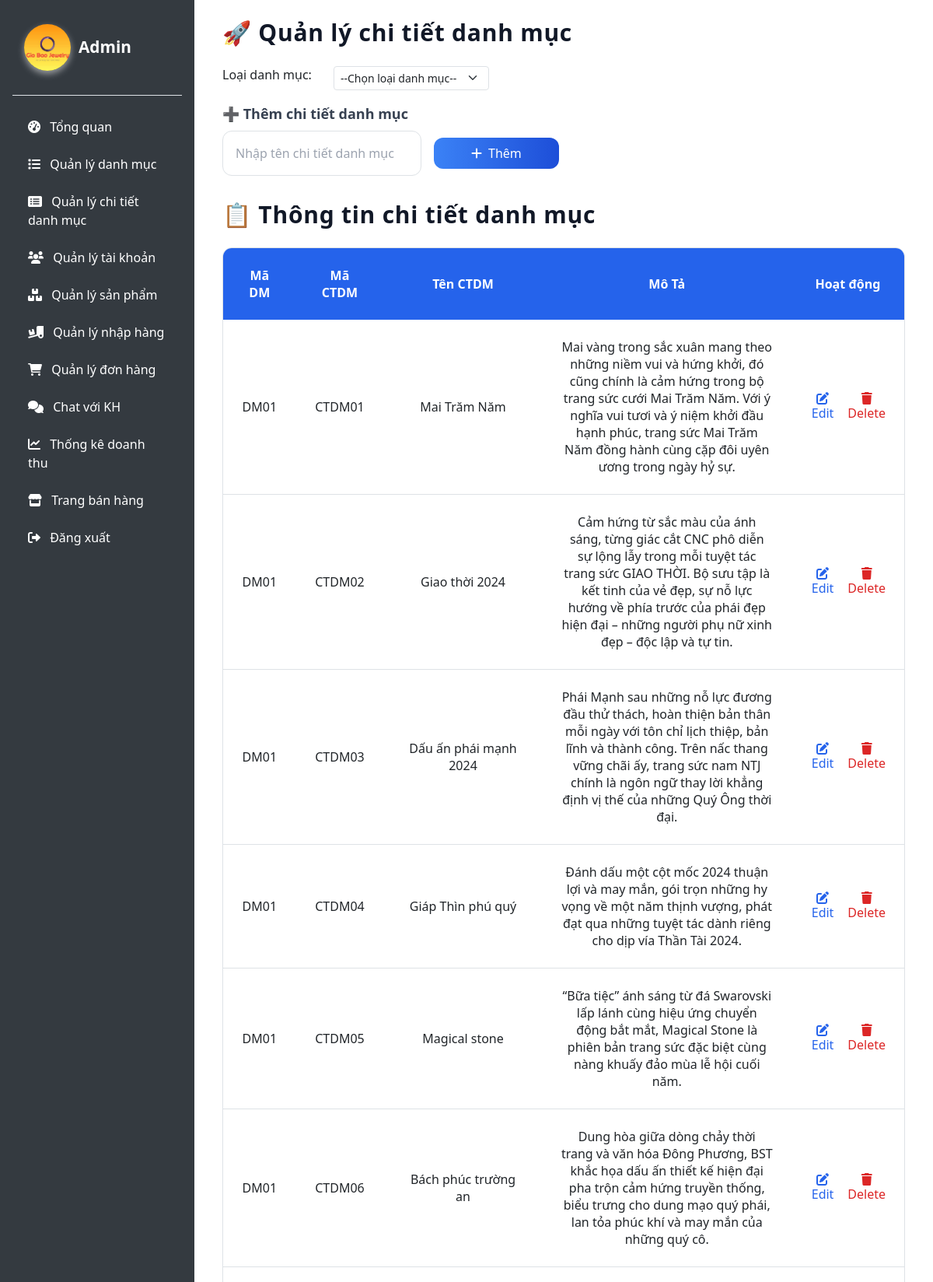
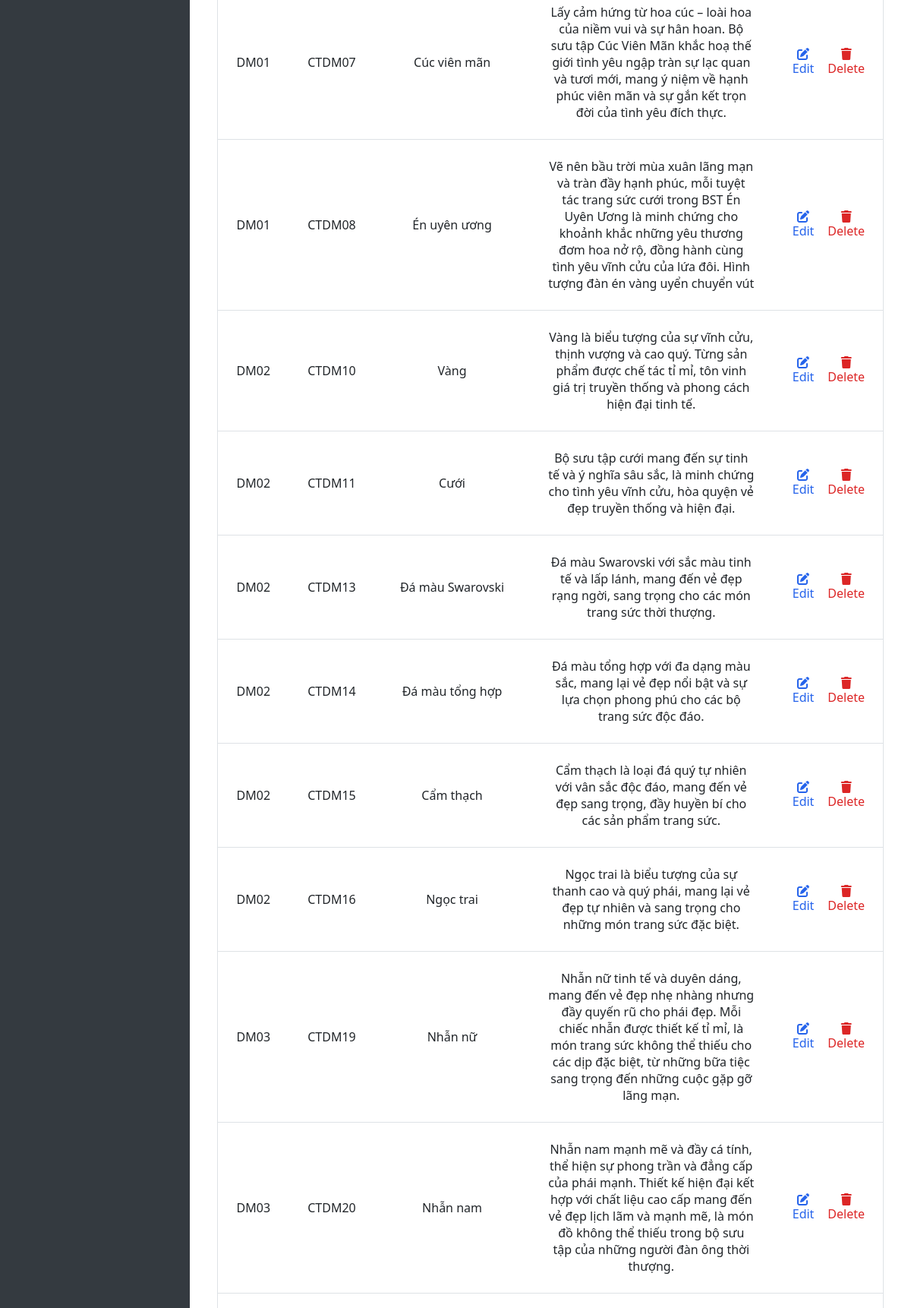
Screenshot of /admin/chitietdanhmuc.php (upper part) with the database file from the repository (2 pictures, top to bottom).
### tables this page shows
CREATE TABLE `chitietdanhmuc` (
  `MaCTDM` varchar(255) NOT NULL,
  `TenCTDM` varchar(255) NOT NULL,
  `MaDM` varchar(255) DEFAULT NULL,
  `MoTa` varchar(255) DEFAULT NULL
);

### admin/chitietdanhmuc.php (the view, shortened to what this page needs)
<?php
include dirname(__DIR__) . '/database/connect.php';
$sql_chitietdanhmuc = "SELECT MaDM, MaCTDM, TenCTDM, MoTa FROM chitietdanhmuc";
$result_chitietdanhmuc = $conn->query($sql_chitietdanhmuc);
?>
<html lang="vi">
<head>
    <link href="https://cdn.jsdelivr.net/npm/bootstrap@5.3.0/dist/css/bootstrap.min.css" rel="stylesheet">
    <link href="https://cdnjs.cloudflare.com/ajax/libs/font-awesome/6.0.0/css/all.min.css" rel="stylesheet">
    <script src="https://cdn.tailwindcss.com"></script>
    <link rel="stylesheet" href="../assets/quanlynhaphang.css">
    <link rel="stylesheet" href="../assets/admins.css">
</head>
<body>
    <div class="d-flex">
        <div class="sidebar d-flex flex-column p-3">
            <div class="d-flex align-items-center border-bottom pb-3 mb-3">
                <div class="admin-info">
                <img src="../images/logo.jpg" alt="Admin">
                    <span>Admin</span>
                </div>
            </div>
            <a href="admin.php"><i class="fas fa-tachometer-alt me-2"></i> Tổng quan</a>
            <a href="quanlydanhmuc.php"><i class="fas fa-list me-2"></i> Quản lý danh mục</a>
            <a href="chitietdanhmuc.php"><i class="fas fa-list-alt me-2"></i> Quản lý chi tiết danh mục</a>
            <a href="quanlytaikhoan.php"><i class="fas fa-users me-2"></i> Quản lý tài khoản</a>
            <a href="quanlysanpham.php"><i class="fas fa-boxes me-2"></i> Quản lý sản phẩm</a>
            <a href="quanlynhaphang.php"><i class="fas fa-truck-loading me-2"></i> Quản lý nhập hàng</a>
            <a href="quanlydonhang.php"><i class="fas fa-shopping-cart me-2"></i> Quản lý đơn hàng</a>
            <a href="quanlychat.php"><i class="fas fa-comments me-2"></i> Chat với KH</a>
            <a href="doanhthu.php"><i class="fas fa-chart-line me-2"></i> Thống kê doanh thu</a>
            <a href="../actions/logout.php"><i class="fas fa-store me-2"></i> Trang bán hàng</a>
            <a href="../views/login.php"><i class="fas fa-sign-out-alt me-2"></i> Đăng xuất</a>
        </div>
        <div class="p-4 bg-white main-content">
        <main class="container ">
                <section class="mb-8">
                    <h2 class="text-3xl font-extrabold mb-4 text-gray-900 tracking-wide">🚀 Quản lý chi tiết danh mục</h2>
                    <div class="d-flex align-items-center mb-3">
                        <label for="loai-danhmuc" class="form-label me-2">Loại danh mục:</label>
                        <select id="loai-danhmuc" name="loai-danhmuc" class="form-select form-select-sm" style="max-width: 200px; margin-left: 20px;">
                            <option value="">--Chọn loại danh mục--</option>
                        </select>
                    </div>
                    <h2 class="text-lg font-semibold mb-2 text-gray-700">➕ Thêm chi tiết danh mục</h2>
                    <form id="categoryForm" class="flex space-x-4 items-center">
                        <input type="text" id="tenCTDM" placeholder="Nhập tên chi tiết danh mục" required
                            class="w-64 p-3 border border-gray-300 rounded-xl focus:ring-4 focus:ring-blue-400 focus:outline-none transition-all duration-300">
                        <button type="button" id="btnthem"
                            class="bg-gradient-to-r from-blue-500 to-blue-700 text-white px-5 py-2 rounded-xl transition-all duration-300 hover:scale-105 hover:shadow-lg active:scale-95 flex items-center space-x-2">
                            <i class="fas fa-plus"></i> <span>Thêm</span>
                        </button>
                    </form>
                </section>
                <section>
                    <h2 class="text-3xl font-extrabold mb-4 text-gray-900 tracking-wide">📋 Thông tin chi tiết danh mục</h2>
                    <div class="overflow-hidden border border-gray-300 rounded-xl transform transition-all duration-300 ">
                        <table class="min-w-full bg-white text-center">
                            <thead class="bg-blue-600 text-white">
                                <tr>
                                    <th class="py-4 px-6">Mã DM</th>
                                    <th class="py-4 px-6">Mã CTDM</th>
                                    <th class="py-4 px-6">Tên CTDM</th>
                                    <th class="py-4 px-6">Mô Tả</th>
                                    <th class="py-4 px-6">Hoạt động</th>
                                </tr>
                            </thead>
                            <tbody id="categoryTable">
                                <?php if ($result_chitietdanhmuc->num_rows > 0): ?>
                                    <?php while ($row = $result_chitietdanhmuc->fetch_assoc()): ?>
                                        <tr id="row_<?= $row["MaCTDM"] ?>"
                                            class="hover:bg-gray-100 transition-all duration-300 border-b transform ">
                                            <td class="py-4 px-6"><?= $row["MaDM"] ?></td>
                                            <td class="py-4 px-6"><?= $row["MaCTDM"] ?></td>
                                            <td class="py-6 px-8" style="min-width: 200px;"><?= $row["TenCTDM"] ?></td>
                                            <td class="py-4 px-6"><?= $row["MoTa"] ?></td>
                                            <td class="py-4 px-6">
                                                <div class="flex justify-center space-x-4">
                                                <button class="text-blue-600 hover:text-blue-800 updateBtn transition-all duration-200 hover:scale-110"
                                                        data-id="<?= $row["MaCTDM"] ?>"
                                                        data-madm="<?= $row["MaDM"] ?>">
                                                    <i class="fas fa-edit"></i> Edit
                                                </button>
                                                    <button class="text-red-600 hover:text-red-800 deleteBtn transition-all duration-200 hover:scale-110"
                                                        data-id="<?= $row["MaCTDM"] ?>" data-madm="<?= $row["MaDM"] ?>">
                                                        <i class="fas fa-trash"></i> Delete
                                                    </button>
                                                </div>
                                            </td>
                                        </tr>
                                    <?php endwhile; ?>
                                <?php else: ?>
                                    <tr>
                                        <td colspan="3" class="py-4 px-6 text-gray-500">Không có danh mục nào!</td>
                                    </tr>
                                <?php endif; ?>
                            </tbody>
                        </table>
                    </div>
                </section>
            </main>
        </div>
    </div>
</body>
</html>

### assets/quanlynhaphang.css (style rules this page uses)
body { background-color: #f8f9fa; }
.sidebar { width: 250px; height: 100vh; background: #343a40; color: white; position: fixed; top: 0; left: 0; overflow-y: auto; padding-top: 20px; }
.sidebar a { color: white; text-decoration: none; display: block; padding: 12px 20px; transition: all 0.3s ease-in-out; position: relative; }
.sidebar a i { transition: transform 0.3s; }
.admin-info { display: flex; align-items: center; padding: 15px; border-radius: 10px; transition: transform 0.3s ease-in-out; }
.admin-info img { width: 60px; height: 60px; border-radius: 50%; box-shadow: 0px 4px 8px rgba(255, 255, 255, 0.5); transition: box-shadow 0.3s ease-in-out; }
.admin-info span { font-size: 1.3rem; font-weight: bold; color: white; margin-left: 10px; }
.main-content { margin-left: 250px; width: calc(100% - 250px); height: 100vh; overflow-y: auto; }

### assets/admins.css (style rules this page uses)
body { background-color: #f8f9fa; }
.sidebar { width: 250px; height: 100vh; background: #343a40; color: white; }
.sidebar a { color: white; text-decoration: none; display: block; padding: 12px 20px; transition: all 0.3s ease-in-out; position: relative; }
.sidebar a i { transition: transform 0.3s; }
.admin-info { display: flex; align-items: center; padding: 15px; border-radius: 10px; transition: transform 0.3s ease-in-out; }
.admin-info img { width: 60px; height: 60px; border-radius: 50%; box-shadow: 0px 4px 8px rgba(255, 255, 255, 0.5); transition: box-shadow 0.3s ease-in-out; }
.admin-info span { font-size: 1.3rem; font-weight: bold; color: white; margin-left: 10px; }

### rows the page displays
chitietdanhmuc: MaDM "DM01", MaCTDM "CTDM01", TenCTDM "Mai Trăm Năm", MoTa "Mai vàng trong sắc xuân mang theo những niềm vui và hứng khởi, đó cũng chính là cảm hứng trong bộ trang sức cưới Mai Trăm Năm. Với ý nghĩa vui tươi và ý niệm khởi đầu hạnh phúc, trang sức Mai Trăm Năm đồng hành cùng cặp đôi uyên ương trong ngày hỷ sự."
chitietdanhmuc: MaDM "DM01", MaCTDM "CTDM02", TenCTDM "Giao thời 2024", MoTa "Cảm hứng từ sắc màu của ánh sáng, từng giác cắt CNC phô diễn sự lộng lẫy trong mỗi tuyệt tác trang sức GIAO THỜI. Bộ sưu tập là kết tinh của vẻ đẹp, sự nỗ lực hướng về phía trước của phái đẹp hiện đại – những người phụ nữ xinh đẹp – độc lập và tự tin."
chitietdanhmuc: MaDM "DM01", MaCTDM "CTDM03", TenCTDM "Dấu ấn phái mạnh 2024", MoTa "Phái Mạnh sau những nỗ lực đương đầu thử thách, hoàn thiện bản thân mỗi ngày với tôn chỉ lịch thiệp, bản lĩnh và thành công. Trên nấc thang vững chãi ấy, trang sức nam NTJ chính là ngôn ngữ thay lời khẳng định vị thế của những Quý Ông thời đại."
chitietdanhmuc: MaDM "DM01", MaCTDM "CTDM04", TenCTDM "Giáp Thìn phú quý", MoTa "Đánh dấu một cột mốc 2024 thuận lợi và may mắn, gói trọn những hy vọng về một năm thịnh vượng, phát đạt qua những tuyệt tác dành riêng cho dịp vía Thần Tài 2024."
chitietdanhmuc: MaDM "DM01", MaCTDM "CTDM05", TenCTDM "Magical stone", MoTa "“Bữa tiệc” ánh sáng từ đá Swarovski lấp lánh cùng hiệu ứng chuyển động bắt mắt, Magical Stone là phiên bản trang sức đặc biệt cùng nàng khuấy đảo mùa lễ hội cuối năm."
chitietdanhmuc: MaDM "DM01", MaCTDM "CTDM06", TenCTDM "Bách phúc trường an", MoTa "Dung hòa giữa dòng chảy thời trang và văn hóa Đông Phương, BST khắc họa dấu ấn thiết kế hiện đại pha trộn cảm hứng truyền thống, biểu trưng cho dung mạo quý phái, lan tỏa phúc khí và may mắn của những quý cô."
chitietdanhmuc: MaDM "DM01", MaCTDM "CTDM07", TenCTDM "Cúc viên mãn", MoTa "Lấy cảm hứng từ hoa cúc – loài hoa của niềm vui và sự hân hoan. Bộ sưu tập Cúc Viên Mãn khắc hoạ thế giới tình yêu ngập tràn sự lạc quan và tươi mới, mang ý niệm về hạnh phúc viên mãn và sự gắn kết trọn đời của tình yêu đích thực."
chitietdanhmuc: MaDM "DM01", MaCTDM "CTDM08", TenCTDM "Én uyên ương", MoTa "Vẽ nên bầu trời mùa xuân lãng mạn và tràn đầy hạnh phúc, mỗi tuyệt tác trang sức cưới trong BST Én Uyên Ương là minh chứng cho khoảnh khắc những yêu thương đơm hoa nở rộ, đồng hành cùng tình yêu vĩnh cửu của lứa đôi. Hình tượng đàn én vàng uyển chuyển vút"
chitietdanhmuc: MaDM "DM02", MaCTDM "CTDM10", TenCTDM "Vàng", MoTa "Vàng là biểu tượng của sự vĩnh cửu, thịnh vượng và cao quý. Từng sản phẩm được chế tác tỉ mỉ, tôn vinh giá trị truyền thống và phong cách hiện đại tinh tế."
chitietdanhmuc: MaDM "DM02", MaCTDM "CTDM11", TenCTDM "Cưới", MoTa "Bộ sưu tập cưới mang đến sự tinh tế và ý nghĩa sâu sắc, là minh chứng cho tình yêu vĩnh cửu, hòa quyện vẻ đẹp truyền thống và hiện đại."
chitietdanhmuc: MaDM "DM02", MaCTDM "CTDM13", TenCTDM "Đá màu Swarovski", MoTa "Đá màu Swarovski với sắc màu tinh tế và lấp lánh, mang đến vẻ đẹp rạng ngời, sang trọng cho các món trang sức thời thượng."
chitietdanhmuc: MaDM "DM02", MaCTDM "CTDM14", TenCTDM "Đá màu tổng hợp", MoTa "Đá màu tổng hợp với đa dạng màu sắc, mang lại vẻ đẹp nổi bật và sự lựa chọn phong phú cho các bộ trang sức độc đáo."
chitietdanhmuc: MaDM "DM02", MaCTDM "CTDM15", TenCTDM "Cẩm thạch", MoTa "Cẩm thạch là loại đá quý tự nhiên với vân sắc độc đáo, mang đến vẻ đẹp sang trọng, đầy huyền bí cho các sản phẩm trang sức."
chitietdanhmuc: MaDM "DM02", MaCTDM "CTDM16", TenCTDM "Ngọc trai", MoTa "Ngọc trai là biểu tượng của sự thanh cao và quý phái, mang lại vẻ đẹp tự nhiên và sang trọng cho những món trang sức đặc biệt."
chitietdanhmuc: MaDM "DM03", MaCTDM "CTDM19", TenCTDM "Nhẫn nữ", MoTa "Nhẫn nữ tinh tế và duyên dáng, mang đến vẻ đẹp nhẹ nhàng nhưng đầy quyến rũ cho phái đẹp. Mỗi chiếc nhẫn được thiết kế tỉ mỉ, là món trang sức không thể thiếu cho các dịp đặc biệt, từ những bữa tiệc sang trọng đến những cuộc gặp gỡ lãng mạn."
chitietdanhmuc: MaDM "DM03", MaCTDM "CTDM20", TenCTDM "Nhẫn nam", MoTa "Nhẫn nam mạnh mẽ và đầy cá tính, thể hiện sự phong trần và đẳng cấp của phái mạnh. Thiết kế hiện đại kết hợp với chất liệu cao cấp mang đến vẻ đẹp lịch lãm và mạnh mẽ, là món đồ không thể thiếu trong bộ sưu tập của những người đàn ông thời thượng."
